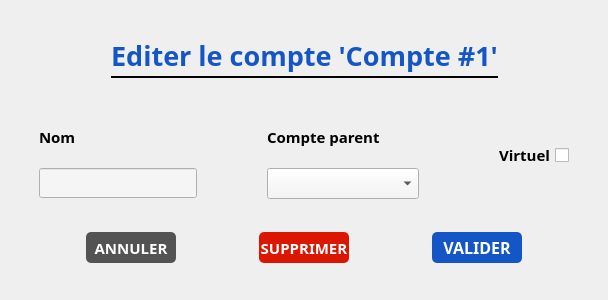
<?xml version="1.0" encoding="UTF-8"?>
<ui version="4.0">
 <class>EditerCompteModal</class>
 <widget class="QMainWindow" name="EditerCompteModal">
  <property name="geometry">
   <rect>
    <x>0</x>
    <y>0</y>
    <width>608</width>
    <height>300</height>
   </rect>
  </property>
  <property name="sizePolicy">
   <sizepolicy hsizetype="Fixed" vsizetype="Fixed">
    <horstretch>0</horstretch>
    <verstretch>0</verstretch>
   </sizepolicy>
  </property>
  <property name="minimumSize">
   <size>
    <width>608</width>
    <height>300</height>
   </size>
  </property>
  <property name="maximumSize">
   <size>
    <width>608</width>
    <height>300</height>
   </size>
  </property>
  <property name="windowTitle">
   <string>MainWindow</string>
  </property>
  <widget class="QWidget" name="centralwidget">
   <layout class="QGridLayout" name="gridLayout">
    <item row="0" column="0">
     <layout class="QVBoxLayout" name="verticalLayout_10">
      <item>
       <spacer name="verticalSpacer_3">
        <property name="orientation">
         <enum>Qt::Vertical</enum>
        </property>
        <property name="sizeHint" stdset="0">
         <size>
          <width>20</width>
          <height>40</height>
         </size>
        </property>
       </spacer>
      </item>
      <item>
       <layout class="QVBoxLayout" name="verticalLayout">
        <item>
         <layout class="QHBoxLayout" name="horizontalLayout">
          <item>
           <spacer name="horizontalSpacer_2">
            <property name="orientation">
             <enum>Qt::Horizontal</enum>
            </property>
            <property name="sizeHint" stdset="0">
             <size>
              <width>40</width>
              <height>20</height>
             </size>
            </property>
           </spacer>
          </item>
          <item>
           <layout class="QVBoxLayout" name="verticalLayout_9">
            <property name="spacing">
             <number>0</number>
            </property>
            <item>
             <widget class="QLabel" name="titreModal">
              <property name="minimumSize">
               <size>
                <width>0</width>
                <height>40</height>
               </size>
              </property>
              <property name="maximumSize">
               <size>
                <width>16777215</width>
                <height>40</height>
               </size>
              </property>
              <property name="font">
               <font>
                <family>Raleway</family>
                <pointsize>20</pointsize>
                <weight>75</weight>
                <bold>true</bold>
               </font>
              </property>
              <property name="styleSheet">
               <string notr="true">color: #1556C7;</string>
              </property>
              <property name="text">
               <string>&lt;html&gt;&lt;head/&gt;&lt;body&gt;&lt;p align=&quot;center&quot;&gt;Editer le compte 'Compte #1'&lt;/p&gt;&lt;/body&gt;&lt;/html&gt;</string>
              </property>
             </widget>
            </item>
            <item>
             <widget class="QWidget" name="widget_2" native="true">
              <property name="minimumSize">
               <size>
                <width>0</width>
                <height>2</height>
               </size>
              </property>
              <property name="maximumSize">
               <size>
                <width>16777215</width>
                <height>2</height>
               </size>
              </property>
              <property name="styleSheet">
               <string notr="true">background: #000000;</string>
              </property>
             </widget>
            </item>
           </layout>
          </item>
          <item>
           <spacer name="horizontalSpacer">
            <property name="orientation">
             <enum>Qt::Horizontal</enum>
            </property>
            <property name="sizeHint" stdset="0">
             <size>
              <width>40</width>
              <height>20</height>
             </size>
            </property>
           </spacer>
          </item>
         </layout>
        </item>
       </layout>
      </item>
      <item>
       <spacer name="verticalSpacer">
        <property name="orientation">
         <enum>Qt::Vertical</enum>
        </property>
        <property name="sizeHint" stdset="0">
         <size>
          <width>20</width>
          <height>40</height>
         </size>
        </property>
       </spacer>
      </item>
      <item>
       <layout class="QHBoxLayout" name="horizontalLayout_2">
        <property name="spacing">
         <number>30</number>
        </property>
        <item>
         <layout class="QVBoxLayout" name="verticalLayout_3">
          <property name="spacing">
           <number>6</number>
          </property>
          <property name="leftMargin">
           <number>30</number>
          </property>
          <property name="rightMargin">
           <number>20</number>
          </property>
          <item>
           <widget class="QLabel" name="label_3">
            <property name="sizePolicy">
             <sizepolicy hsizetype="Preferred" vsizetype="Preferred">
              <horstretch>0</horstretch>
              <verstretch>0</verstretch>
             </sizepolicy>
            </property>
            <property name="minimumSize">
             <size>
              <width>0</width>
              <height>50</height>
             </size>
            </property>
            <property name="maximumSize">
             <size>
              <width>16777215</width>
              <height>50</height>
             </size>
            </property>
            <property name="font">
             <font>
              <family>Raleway</family>
              <pointsize>11</pointsize>
              <weight>75</weight>
              <bold>true</bold>
             </font>
            </property>
            <property name="text">
             <string>Nom</string>
            </property>
           </widget>
          </item>
          <item>
           <widget class="QLineEdit" name="nom">
            <property name="sizePolicy">
             <sizepolicy hsizetype="Expanding" vsizetype="Fixed">
              <horstretch>0</horstretch>
              <verstretch>0</verstretch>
             </sizepolicy>
            </property>
            <property name="minimumSize">
             <size>
              <width>152</width>
              <height>30</height>
             </size>
            </property>
            <property name="font">
             <font>
              <family>Raleway</family>
              <pointsize>11</pointsize>
             </font>
            </property>
            <property name="styleSheet">
             <string notr="true">background: #f5f5f5;</string>
            </property>
           </widget>
          </item>
         </layout>
        </item>
        <item>
         <layout class="QVBoxLayout" name="verticalLayout_6">
          <property name="spacing">
           <number>6</number>
          </property>
          <property name="leftMargin">
           <number>20</number>
          </property>
          <property name="rightMargin">
           <number>20</number>
          </property>
          <item>
           <widget class="QLabel" name="label_6">
            <property name="minimumSize">
             <size>
              <width>0</width>
              <height>50</height>
             </size>
            </property>
            <property name="maximumSize">
             <size>
              <width>16777215</width>
              <height>50</height>
             </size>
            </property>
            <property name="font">
             <font>
              <family>Raleway</family>
              <pointsize>11</pointsize>
              <weight>75</weight>
              <bold>true</bold>
             </font>
            </property>
            <property name="text">
             <string>Compte parent</string>
            </property>
           </widget>
          </item>
          <item>
           <widget class="QComboBox" name="compteParent">
            <property name="minimumSize">
             <size>
              <width>152</width>
              <height>31</height>
             </size>
            </property>
            <property name="maximumSize">
             <size>
              <width>152</width>
              <height>31</height>
             </size>
            </property>
            <property name="font">
             <font>
              <family>Raleway</family>
              <pointsize>11</pointsize>
             </font>
            </property>
            <property name="styleSheet">
             <string notr="true">background: #f5f5f5;</string>
            </property>
           </widget>
          </item>
         </layout>
        </item>
        <item>
         <layout class="QVBoxLayout" name="verticalLayout_2">
          <property name="leftMargin">
           <number>20</number>
          </property>
          <property name="rightMargin">
           <number>30</number>
          </property>
          <item>
           <layout class="QHBoxLayout" name="horizontalLayout_3">
            <property name="spacing">
             <number>0</number>
            </property>
            <property name="bottomMargin">
             <number>0</number>
            </property>
            <item>
             <widget class="QCheckBox" name="virtuel">
              <property name="sizePolicy">
               <sizepolicy hsizetype="Fixed" vsizetype="Fixed">
                <horstretch>0</horstretch>
                <verstretch>0</verstretch>
               </sizepolicy>
              </property>
              <property name="minimumSize">
               <size>
                <width>80</width>
                <height>30</height>
               </size>
              </property>
              <property name="maximumSize">
               <size>
                <width>80</width>
                <height>30</height>
               </size>
              </property>
              <property name="font">
               <font>
                <family>Raleway</family>
                <pointsize>11</pointsize>
                <weight>75</weight>
                <bold>true</bold>
               </font>
              </property>
              <property name="layoutDirection">
               <enum>Qt::RightToLeft</enum>
              </property>
              <property name="styleSheet">
               <string notr="true"/>
              </property>
              <property name="text">
               <string>Virtuel</string>
              </property>
              <property name="iconSize">
               <size>
                <width>30</width>
                <height>30</height>
               </size>
              </property>
              <property name="tristate">
               <bool>false</bool>
              </property>
             </widget>
            </item>
           </layout>
          </item>
         </layout>
        </item>
       </layout>
      </item>
      <item>
       <spacer name="verticalSpacer_2">
        <property name="orientation">
         <enum>Qt::Vertical</enum>
        </property>
        <property name="sizeHint" stdset="0">
         <size>
          <width>20</width>
          <height>40</height>
         </size>
        </property>
       </spacer>
      </item>
      <item>
       <layout class="QHBoxLayout" name="horizontalLayout_5">
        <property name="topMargin">
         <number>0</number>
        </property>
        <property name="bottomMargin">
         <number>0</number>
        </property>
        <item>
         <widget class="QPushButton" name="cancel_button">
          <property name="sizePolicy">
           <sizepolicy hsizetype="Fixed" vsizetype="Fixed">
            <horstretch>0</horstretch>
            <verstretch>0</verstretch>
           </sizepolicy>
          </property>
          <property name="minimumSize">
           <size>
            <width>90</width>
            <height>31</height>
           </size>
          </property>
          <property name="maximumSize">
           <size>
            <width>90</width>
            <height>31</height>
           </size>
          </property>
          <property name="font">
           <font>
            <family>Raleway</family>
            <pointsize>11</pointsize>
            <weight>75</weight>
            <bold>true</bold>
           </font>
          </property>
          <property name="styleSheet">
           <string notr="true">QPushButton{
background : #535353;
color : #FFFFFF;
font-weight: bold;
border-radius: 5px;
border: none;
}</string>
          </property>
          <property name="text">
           <string>ANNULER</string>
          </property>
         </widget>
        </item>
        <item>
         <widget class="QPushButton" name="delete_button">
          <property name="sizePolicy">
           <sizepolicy hsizetype="Fixed" vsizetype="Fixed">
            <horstretch>0</horstretch>
            <verstretch>0</verstretch>
           </sizepolicy>
          </property>
          <property name="minimumSize">
           <size>
            <width>90</width>
            <height>31</height>
           </size>
          </property>
          <property name="maximumSize">
           <size>
            <width>90</width>
            <height>31</height>
           </size>
          </property>
          <property name="font">
           <font>
            <family>Raleway</family>
            <pointsize>11</pointsize>
            <weight>75</weight>
            <bold>true</bold>
           </font>
          </property>
          <property name="styleSheet">
           <string notr="true">QPushButton{
background : #DB1702;
color : #FFFFFF;
font-weight: bold;
border-radius: 5px;
border: none;
}</string>
          </property>
          <property name="text">
           <string>SUPPRIMER</string>
          </property>
         </widget>
        </item>
        <item>
         <widget class="QPushButton" name="validate_button">
          <property name="sizePolicy">
           <sizepolicy hsizetype="Fixed" vsizetype="Fixed">
            <horstretch>0</horstretch>
            <verstretch>0</verstretch>
           </sizepolicy>
          </property>
          <property name="minimumSize">
           <size>
            <width>90</width>
            <height>31</height>
           </size>
          </property>
          <property name="maximumSize">
           <size>
            <width>90</width>
            <height>31</height>
           </size>
          </property>
          <property name="font">
           <font>
            <family>Raleway</family>
            <pointsize>12</pointsize>
            <weight>75</weight>
            <bold>true</bold>
           </font>
          </property>
          <property name="styleSheet">
           <string notr="true">QPushButton{
background : #1556C7;
color : #FFFFFF;
font-weight: bold;
border-radius: 5px;
border: none;
}</string>
          </property>
          <property name="text">
           <string>VALIDER</string>
          </property>
         </widget>
        </item>
       </layout>
      </item>
      <item>
       <spacer name="verticalSpacer_4">
        <property name="orientation">
         <enum>Qt::Vertical</enum>
        </property>
        <property name="sizeHint" stdset="0">
         <size>
          <width>20</width>
          <height>40</height>
         </size>
        </property>
       </spacer>
      </item>
     </layout>
    </item>
   </layout>
  </widget>
 </widget>
 <resources/>
 <connections/>
</ui>
